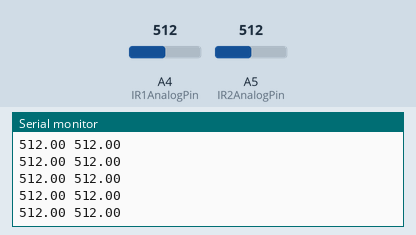
Simulated run of this sketch. Board: Arduino Uno, built with avr-gcc and run on an emulated ATmega328P. Shown: the last lines printed to the serial monitor. The test bench sets the inputs (shaded band); at power-on: A4 (IR1AnalogPin) = 512, A5 (IR2AnalogPin) = 512.

Above: at 1.2 s.
1.3 s: A4 (IR1AnalogPin) set to 716
At 1.49 s:
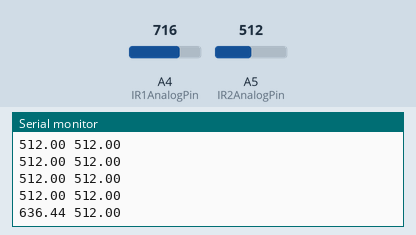
2.8 s: A5 (IR2AnalogPin) set to 716
At 2.87 s:
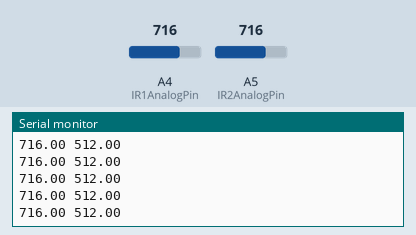
4.3 s: A4 (IR1AnalogPin) set to 900
At 4.37 s:
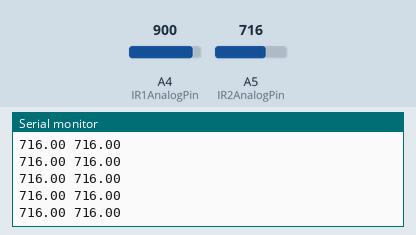
5.8 s: A5 (IR2AnalogPin) set to 900
At 5.88 s:
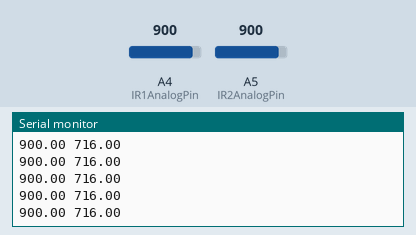
Timing chart, 0 to 8.3 s (numbered marks = the images above; inputs shaded):
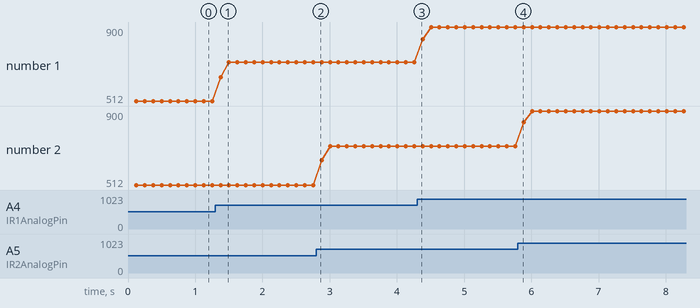

Measured:
- after the input at 1.3 s, the serial monitor: prints a new line after 0.08 s (image 1)
- plotted number 1: 512 → 716 after the input at 1.3 s, 716 → 900 after the input at 4.3 s

The sketch:

1_two_IR_sensors.ino
```cpp
int IR1AnalogPin = A4; // IR is connected to analog 1
int IR2AnalogPin = A5; // IR is connected to analog 1
float IR1Reading;      // the analog reading from the IR sensor
float IR2Reading;      // the analog reading from the IR sensor

void setup(void) {
  Serial.begin(9600);   // We'll send debugging information via the Serial monitor
}

void loop(void) {
  int count = 100;

  IR1Reading = 0;
  IR2Reading = 0;

  for(int i=0; i<count; i++) {
    IR1Reading += analogRead(IR1AnalogPin);
    IR2Reading += analogRead(IR2AnalogPin);
    delay(1);
  }

  // Get the average value
  IR1Reading = IR1Reading/count;
  IR2Reading = IR2Reading/count;

  Serial.print(IR1Reading);
  Serial.print(' ');
  Serial.print(IR2Reading);
  Serial.println(' ');
}
```
